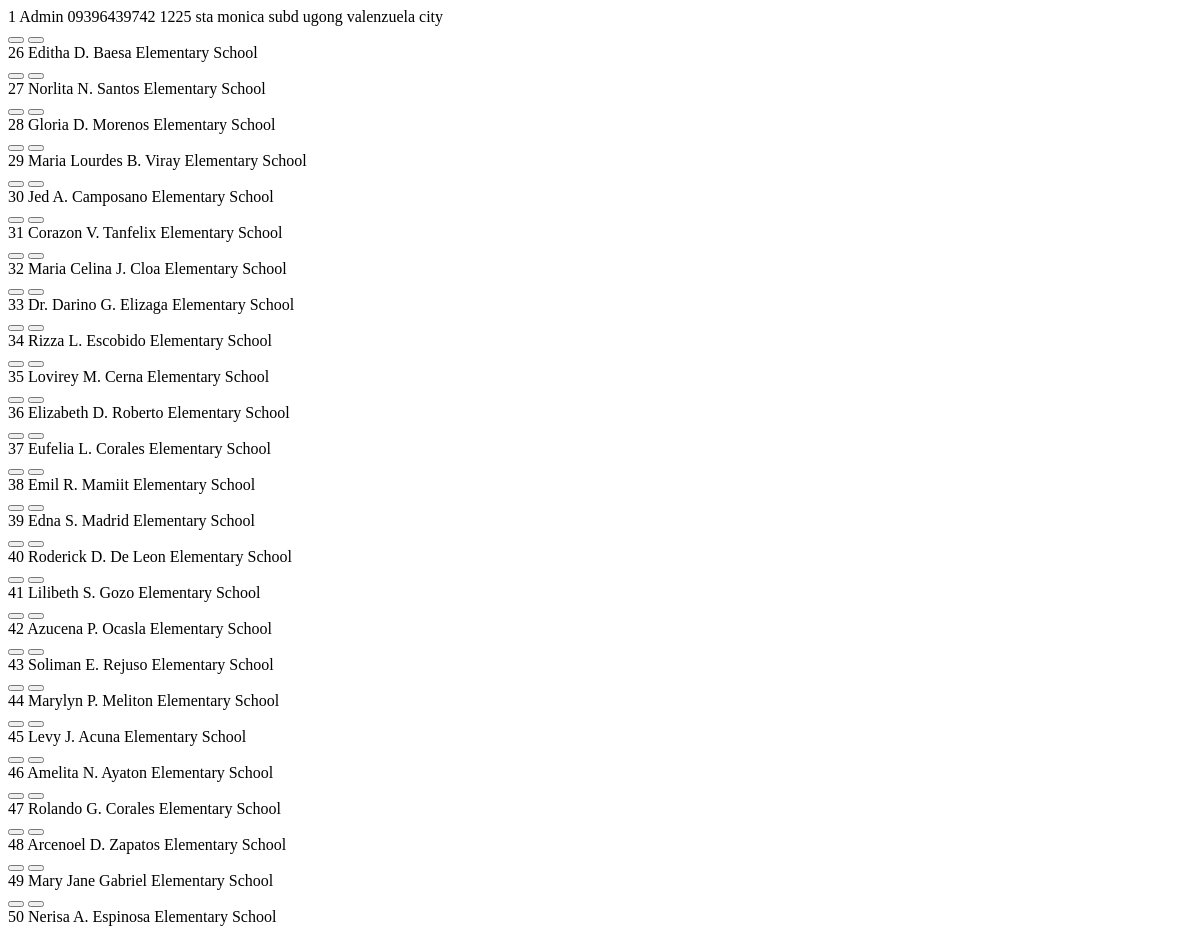
The page /search.php (upper part) on the database as committed earlier.
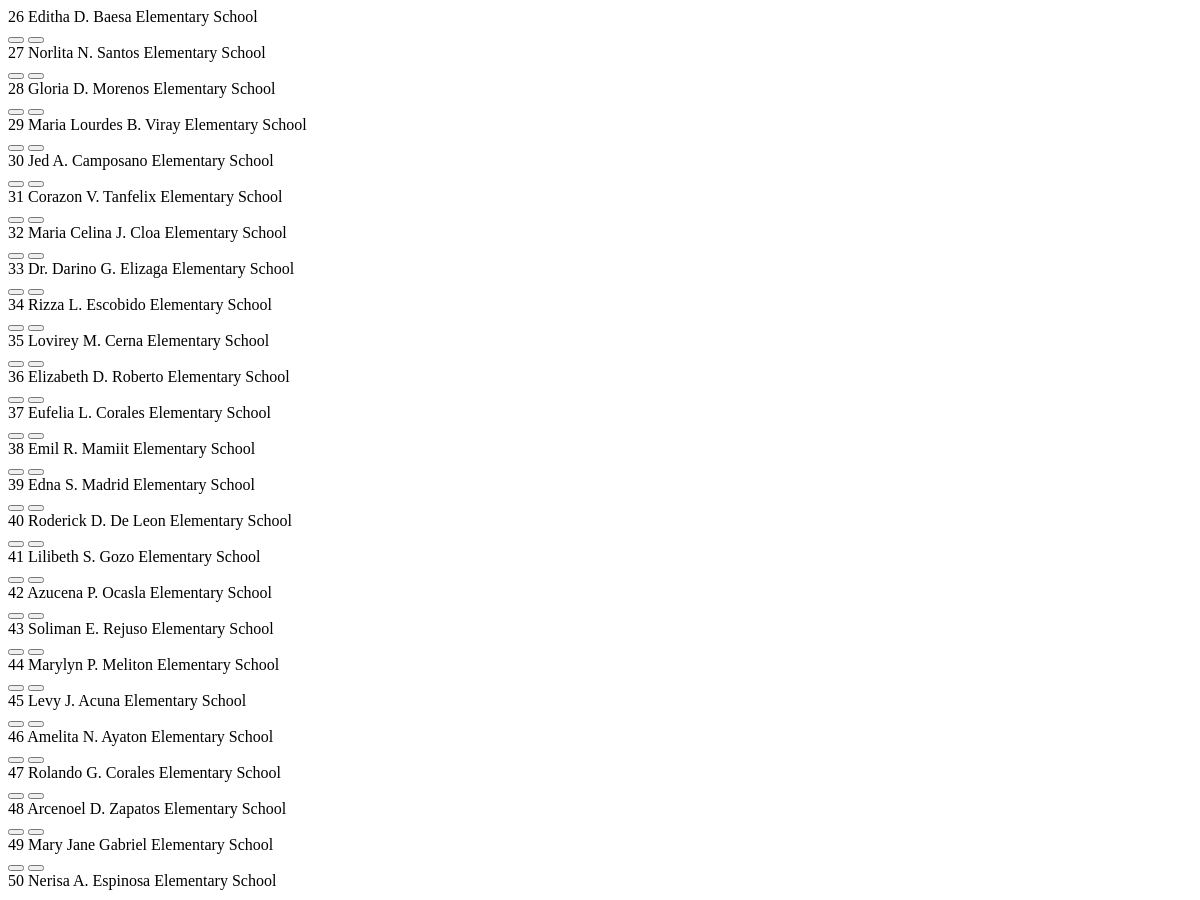
The same page on the database as committed later.
### tables this page shows
CREATE TABLE `profile` (
  `id` int(11) NOT NULL,
  `name` varchar(300) NOT NULL,
  `bday` varchar(250) NOT NULL,
  `address` varchar(500) NOT NULL,
  `email` varchar(1000) NOT NULL,
  `contactNo` varchar(250) NOT NULL,
  `sex` varchar(250) NOT NULL,
  `yearAsSchoolHead` varchar(250) NOT NULL,
  `duration` varchar(250) NOT NULL,
  `learnersPerf` varchar(250) NOT NULL,
  `teacherPerf` varchar(250) NOT NULL,
  `financialMng` varchar(250) NOT NULL,
  `complaints` varchar(250) NOT NULL,
  `picture` varchar(1000) NOT NULL,
  `school` varchar(500) NOT NULL,
  `citizenship` varchar(250) NOT NULL,
  `civil` varchar(250) NOT NULL,
  `zipcode` varchar(250) NOT NULL,
  `employeeNo` varchar(250) NOT NULL,
  `placeBirth` varchar(250) NOT NULL
);

### search.php (the view, shortened to what this page needs)
<?php
    require "db.php";
    $searchValue = $_POST['searchValue'];
    $q = "SELECT * FROM profile WHERE name LIKE '%$searchValue%'";
    $list = $con->query($q);
    $fetch = $list->fetch_assoc();
?>
<!DOCTYPE html>
<html lang="en">
<head>
</head>
<body>
<?php if($list->num_rows){ ?>
    <?php do{ ?>
        <tr>
            <td><?php echo $fetch['id'] ?></td>
            <td><?php echo $fetch['name'] ?></td>
            <td><?php echo $fetch['contactNo'] ?></td>
            <td><?php echo $fetch['address'] ?></td>
            <td><?php echo $fetch['school'] ?></td>
            <td>
                <div class="d-flex gap-1 justify-content-center">
                    <button title="Delete" class="btn btn-danger btn-sm" id='deleteBtn' value='<?php echo $fetch['id'] ?>'><i class="fa-solid fa-trash"></i></button>
                    <button title="View Equipment" class="btn btn-success btn-sm" id="viewBtn" value='<?php echo $fetch['id'] ?>'><i class="fa-solid fa-eye"></i></button>
                </div>
            </td>
        </tr>
    <?php }while($fetch = $list->fetch_assoc()) ?>
<?php }else{ ?>
    <tr>
        <td colspan='12'>No data</td>
    </tr>
<?php } ?>
</body>
</html>

Rows that differ between the two databases and show on the page:
removed profile: id "1", name "Admin", contactNo "09396439742", address "1225 sta monica subd ugong valenzuela city"
